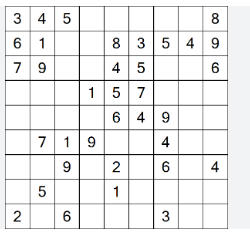
#> input picture prueba1.png, 250 x 234 px, found by its file name
$ python detectar_lineas.py
#> lines starting #> are read from the running program, lines starting #| are printed output that depends on the picture; after the words box and inside, x2 and y2 are one past the last pixel; in counts of white or black regions, pixels touching at a corner belong together
import cv2
import numpy as np

def detectar_lineas(img_path):
    """
    Detecta líneas en una imagen utilizando la transformada de Hough.

    Parámetros:
    img_path (str): Ruta de la imagen a procesar.

    Retorna:
    None
    """
    # Cargar imagen y convertir a escala de grises
    img = cv2.imread(img_path)
#> img is the input picture: shape (234, 250, 3); mean B, G, R 237.3, 237.3, 237.1
    if img is None:
        print(f"Error: No se pudo cargar la imagen en la ruta: {img_path}")
        return
    gray = cv2.cvtColor(img, cv2.COLOR_BGR2GRAY)

    # Detectar bordes usando el detector de bordes de Canny
    edges = cv2.Canny(gray, 50, 150, apertureSize=3)
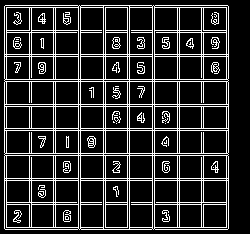
#> edges: shape (234, 250); 17% white in thin lines or dots, all inside (x1, y1, x2, y2) = (4, 5, 229, 230)

    # Aplicar la Transformada de Hough para detectar líneas
    lines = cv2.HoughLines(edges, 1, np.pi/180, 200)
#> lines = 40 rows, first 8: [103, 0], [129, 0], [104, 1.57], [130, 1.57], [78, 0], [80, 0], [152, 0], [154, 0]

    # Dibujar las líneas detectadas en la imagen original
    if lines is not None:
        for line in lines:
            rho, theta = line[0]
            a = np.cos(theta)
            b = np.sin(theta)
            x0 = a * rho
            y0 = b * rho
            x1 = int(x0 + 1000 * (-b))
            y1 = int(y0 + 1000 * (a))
            x2 = int(x0 - 1000 * (-b))
            y2 = int(y0 - 1000 * (a))
            cv2.line(img, (x1, y1), (x2, y2), (0, 0, 255), 2)
#> this loop made 40 passes
#> (rho, theta, a, b, x0, y0, x1, y1) on passes 1 to 12: (103, 0, 1, 0, 103, 0, 103, 1000), (129, 0, 1, 0, 129, 0, 129, 1000), (104, 1.57, -4.37e-08, 1, -4.55e-06, 104, -1000, 103), (130, 1.57, -4.37e-08, 1, -5.68e-06, 130, -1000, 129), (78, 0, 1, 0, 78, 0, 78, 1000), (80, 0, 1, 0, 80, 0, 80, 1000), (152, 0, 1, 0, 152, 0, 152, 1000), (154, 0, 1, 0, 154, 0, 154, 1000), (54, 1.57, -4.37e-08, 1, -2.36e-06, 54, -1000, 53), (56, 1.57, -4.37e-08, 1, -2.45e-06, 56, -1000, 55), (79, 1.57, -4.37e-08, 1, -3.45e-06, 79, -1000, 78), (81, 1.57, -4.37e-08, 1, -3.54e-06, 81, -1000, 80)
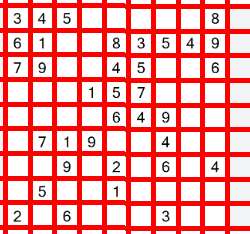
#> img: shape (234, 250, 3); mean B, G, R 155, 155, 249.4

    # Mostrar la imagen con las líneas detectadas
    cv2.imshow('Lineas detectadas', img)
    cv2.waitKey(0)
    cv2.destroyAllWindows()

# Ruta de la imagen
img_path = 'C:/Users/Usuario/Desktop/Test/TP4/prueba1.png'
detectar_lineas(img_path)
